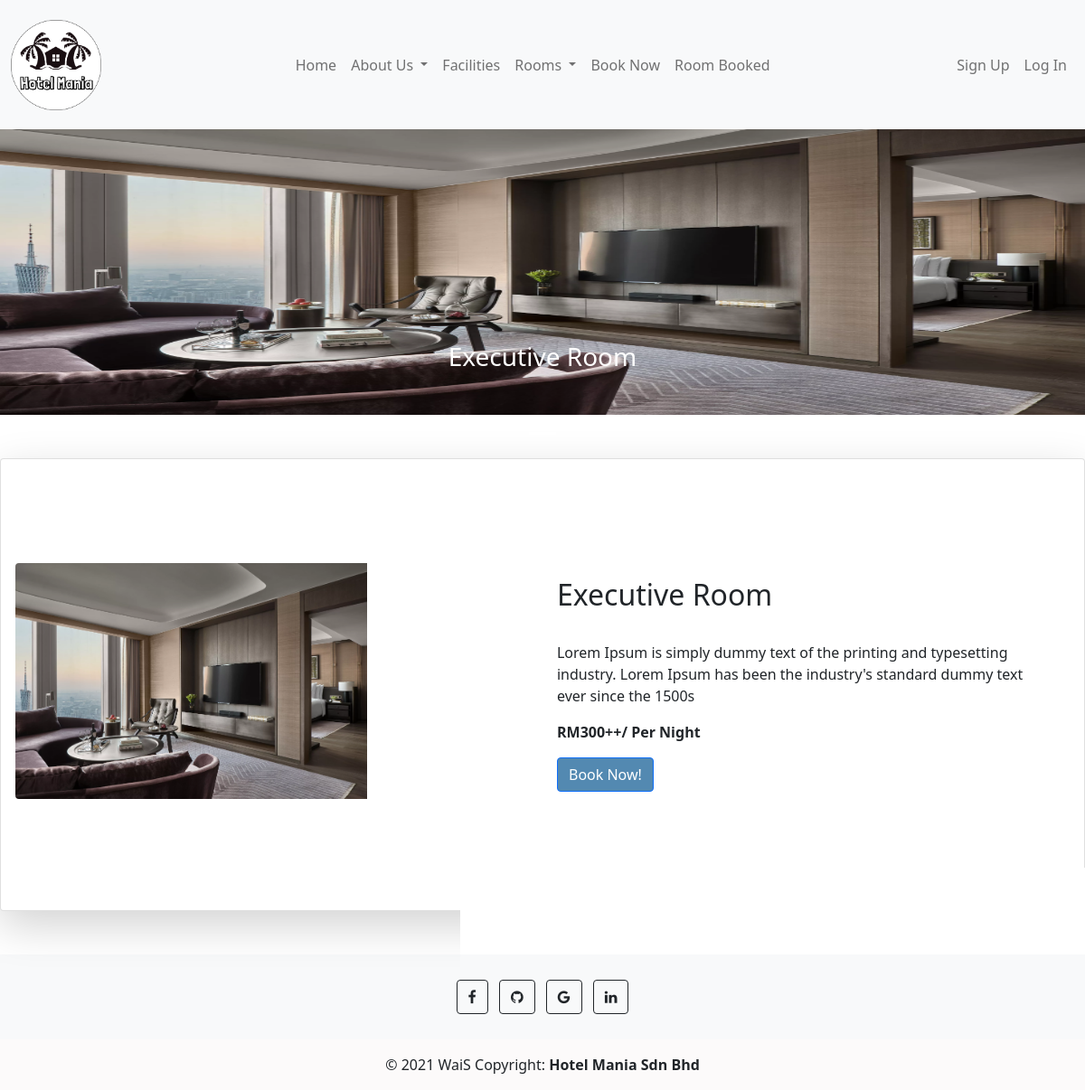
/room-executive.php, run on the app's committed database.
### tables this page shows
CREATE TABLE `roomtypedb` (
  `roomTypeId` int(11) NOT NULL,
  `roomType` enum('Normal','Executive','Deluxe') NOT NULL,
  `roomRate` double NOT NULL,
  `roomDetails` varchar(255) NOT NULL,
  `roomImage` text NOT NULL
);

### backend/config.php (called while the page is built)
<?php
require_once "product_db.php";
$product_db = new product_db();
?>

### backend/product_db.php (called while the page is built, shortened)
<?php
require_once "DBController.php";
class product_db extends DBController{
    function getExecutive()
    {
        $query = "SELECT * FROM roomtypedb WHERE roomType='Executive'";
        $productResult = $this->getDBResult($query);
        return $productResult;
    }
}
?>

### backend/DBController.php (called while the page is built, shortened)
<?php
class DBController
{
    private $host = "localhost";
    private $user = "root";
    private $password = "";
    private $database = "hotel_mania";
    private static $conn;
    function __construct()
    {
        $this->conn = mysqli_connect($this->host, $this->user, $this->password, $this->database);
    }
    function getDBResult($query, $params = array())
    {
        $sql_statement = $this->conn->prepare($query);
        $sql_statement->execute();
        $result = $sql_statement->get_result();
        if ($result->num_rows > 0) {
            while ($row = $result->fetch_assoc()) {
                $resultset[] = $row;
            }
        }
        if (! empty($resultset)) {
            return $resultset;
        }
    }
}

### room-executive.php (the view, shortened to what this page needs)
<!DOCTYPE html>
<html lang="en">
<?php require_once "backend/config.php"; ?>
<head>
    <link rel="stylesheet" href="css/room.css">
    <link href="https://cdn.jsdelivr.net/npm/bootstrap@5.1.1/dist/css/bootstrap.min.css" rel="stylesheet">
    <link rel="stylesheet" href="https://cdn.jsdelivr.net/npm/bootstrap-icons@1.6.0/font/bootstrap-icons.css">
</head>
<?php include 'include_php/header.php';?>
<body>
<?php
        $query = "SELECT * FROM roomtypedb WHERE roomType='Executive'";
        $product_array = $product_db->getExecutive($query);
        if (!empty($product_array)) {
            foreach ($product_array as $key => $value) {
        ?>
<div id="carouselExampleSlidesOnly" class="carousel slide firstcard" data-bs-ride="carousel">
  <div class="carousel-indicators">
    <button type="button" data-bs-target="#carouselExampleCaptions" data-bs-slide-to="0" class="active" aria-current="true" aria-label="Slide 1"></button>
</div>
  <div class="carousel-inner crl">
    <div class="carousel-item active">
      <img src="<?php echo $product_array[$key]["roomImage"]; ?>" class="d-block w-100" alt="...">
      <div class="carousel-caption d-none d-md-block">
        <h3><?php echo $product_array[$key]["roomType"] . " Room"; ?></h3>
      </div>
    </div>
  </div>
</div>
<div class="card mb-3 shadow-lg p-3 mb-5 bg-white rounded">
    <div class="row g-0 row-center row1">
        <div class="col-md-4">
            <img src="<?php echo $product_array[$key]["roomImage"]; ?>" class="img-fluid rounded-start dslr-image" alt="...">
        </div>
        <div class="col-md-2">
        </div>
        <div class="col-md-6 justify-content-center align-self-center">
            <div class="card-body">
                <div class="dslr-description">
                    <h2 class="card-title"><?php echo $product_array[$key]["roomType"] . " Room"; ?></h2><br>
                    <p class="card-text text-description"><?php echo $product_array[$key]["roomDetails"]; ?></p>
                    <p><b><?php echo  "RM".$product_array[$key]["roomRate"] . "++/ Per Night" ; ?> </b></p>
                    <input type="submit" value="Book Now!" onclick="location.href='booking.php'" class="btn btn-primary submitbtn2">
                </div>
            </div>
        </div>
    </div>
</div>
<?php
            }
        }
?>
<?php include 'include_php/footer.php';?>
</body>
</html>

### css/room.css (style rules this page uses)
html body { padding-top: 6.2em; }
.w-100 { height: 45vh; }
.firstcard { padding-bottom: 3em; }
.row1 { padding-top: 6.2em; padding-bottom: 6.2em; }
.submitbtn2 { background-color: #5389B1 !important; }

### data on the page
roomtypedb: roomImage (picture), roomType "Executive", roomDetails "Lorem Ipsum is simply dummy text of the printing and typesetting industry. Lorem Ipsum has been the industry's standard dummy text ever since the 1500s", roomRate "300"
